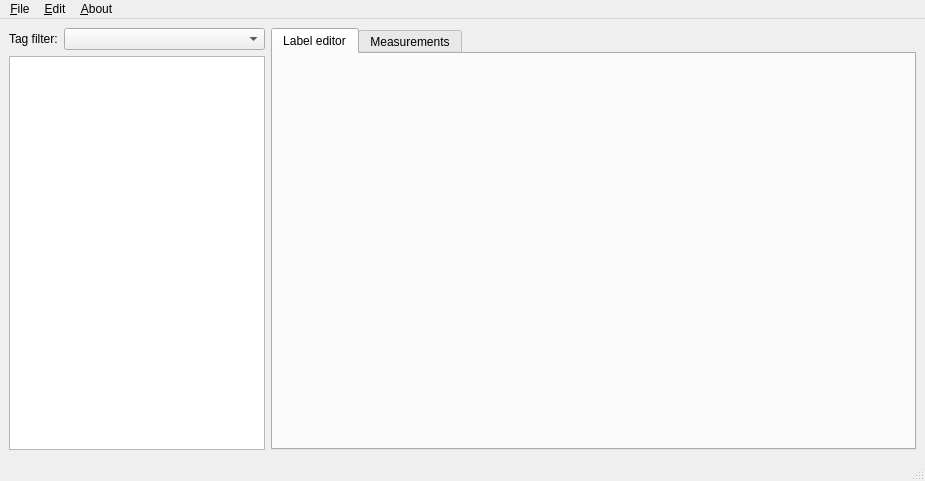
<?xml version="1.0" encoding="UTF-8"?>
<ui version="4.0">
 <class>ArhtropodDescriber</class>
 <widget class="QMainWindow" name="ArhtropodDescriber">
  <property name="geometry">
   <rect>
    <x>0</x>
    <y>0</y>
    <width>925</width>
    <height>481</height>
   </rect>
  </property>
  <property name="windowTitle">
   <string>Arthropod Describer</string>
  </property>
  <widget class="QWidget" name="centralwidget">
   <layout class="QHBoxLayout" name="horizontalLayout">
    <item>
     <layout class="QVBoxLayout" name="imageListLayout">
      <property name="leftMargin">
       <number>0</number>
      </property>
      <item>
       <layout class="QHBoxLayout" name="tagsLayout">
        <property name="topMargin">
         <number>0</number>
        </property>
        <item>
         <widget class="QLabel" name="lblTagFilter">
          <property name="sizePolicy">
           <sizepolicy hsizetype="Maximum" vsizetype="Preferred">
            <horstretch>0</horstretch>
            <verstretch>0</verstretch>
           </sizepolicy>
          </property>
          <property name="text">
           <string>Tag filter:</string>
          </property>
         </widget>
        </item>
        <item>
         <widget class="QComboBox" name="cmbTags">
          <property name="sizePolicy">
           <sizepolicy hsizetype="Preferred" vsizetype="Fixed">
            <horstretch>0</horstretch>
            <verstretch>0</verstretch>
           </sizepolicy>
          </property>
          <property name="currentText">
           <string/>
          </property>
         </widget>
        </item>
       </layout>
      </item>
      <item>
       <widget class="QListView" name="imageListView">
        <property name="sizePolicy">
         <sizepolicy hsizetype="Minimum" vsizetype="Expanding">
          <horstretch>0</horstretch>
          <verstretch>0</verstretch>
         </sizepolicy>
        </property>
        <property name="sizeAdjustPolicy">
         <enum>QAbstractScrollArea::AdjustIgnored</enum>
        </property>
        <property name="selectionMode">
         <enum>QAbstractItemView::MultiSelection</enum>
        </property>
        <property name="verticalScrollMode">
         <enum>QAbstractItemView::ScrollPerPixel</enum>
        </property>
       </widget>
      </item>
     </layout>
    </item>
    <item>
     <widget class="QTabWidget" name="tabWidget">
      <property name="sizePolicy">
       <sizepolicy hsizetype="Expanding" vsizetype="Preferred">
        <horstretch>0</horstretch>
        <verstretch>0</verstretch>
       </sizepolicy>
      </property>
      <property name="currentIndex">
       <number>0</number>
      </property>
      <widget class="QWidget" name="tabLabelEditor">
       <attribute name="title">
        <string>Label editor</string>
       </attribute>
      </widget>
      <widget class="QWidget" name="tabMeasurements">
       <attribute name="title">
        <string>Measurements</string>
       </attribute>
      </widget>
     </widget>
    </item>
   </layout>
  </widget>
  <widget class="QMenuBar" name="menubar">
   <property name="geometry">
    <rect>
     <x>0</x>
     <y>0</y>
     <width>925</width>
     <height>22</height>
    </rect>
   </property>
   <widget class="QMenu" name="menuFile">
    <property name="title">
     <string>&amp;File</string>
    </property>
    <addaction name="actionCreateProject"/>
    <addaction name="actionOpenProject"/>
    <addaction name="actionRecentlyOpened"/>
    <addaction name="separator"/>
    <addaction name="actionSave"/>
    <addaction name="separator"/>
    <addaction name="actionImportPhotos"/>
    <addaction name="separator"/>
    <addaction name="actionOpen_project_folder"/>
    <addaction name="separator"/>
    <addaction name="actionExit"/>
   </widget>
   <widget class="QMenu" name="menuAbout">
    <property name="title">
     <string>&amp;About</string>
    </property>
    <addaction name="actionVersion"/>
   </widget>
   <widget class="QMenu" name="menuEdit">
    <property name="title">
     <string>&amp;Edit</string>
    </property>
    <addaction name="actionUndo"/>
    <addaction name="actionRedo"/>
   </widget>
   <addaction name="menuFile"/>
   <addaction name="menuEdit"/>
   <addaction name="menuAbout"/>
  </widget>
  <widget class="QStatusBar" name="statusbar"/>
  <action name="actionCreateProject">
   <property name="text">
    <string>&amp;New project...</string>
   </property>
   <property name="shortcut">
    <string>Ctrl+N</string>
   </property>
  </action>
  <action name="actionOpenProject">
   <property name="text">
    <string>&amp;Open project...</string>
   </property>
   <property name="shortcut">
    <string>Ctrl+O</string>
   </property>
  </action>
  <action name="actionRecentlyOpened">
   <property name="enabled">
    <bool>false</bool>
   </property>
   <property name="text">
    <string>&amp;Recent projects</string>
   </property>
  </action>
  <action name="actionImportPhotos">
   <property name="enabled">
    <bool>false</bool>
   </property>
   <property name="text">
    <string>&amp;Import photos...</string>
   </property>
   <property name="shortcut">
    <string>Ctrl+I</string>
   </property>
  </action>
  <action name="actionVersion">
   <property name="text">
    <string>&amp;Version</string>
   </property>
  </action>
  <action name="actionUndo">
   <property name="text">
    <string>&amp;Undo</string>
   </property>
   <property name="shortcut">
    <string>Ctrl+Z</string>
   </property>
  </action>
  <action name="actionRedo">
   <property name="text">
    <string>&amp;Redo</string>
   </property>
   <property name="shortcut">
    <string>Ctrl+Y</string>
   </property>
   <property name="shortcutContext">
    <enum>Qt::WindowShortcut</enum>
   </property>
  </action>
  <action name="actionOpen_project_folder">
   <property name="enabled">
    <bool>false</bool>
   </property>
   <property name="text">
    <string>Show project &amp;folder in explorer</string>
   </property>
  </action>
  <action name="actionExit">
   <property name="text">
    <string>E&amp;xit</string>
   </property>
  </action>
  <action name="actionSave">
   <property name="enabled">
    <bool>false</bool>
   </property>
   <property name="text">
    <string>&amp;Save</string>
   </property>
   <property name="shortcut">
    <string>Ctrl+S</string>
   </property>
  </action>
 </widget>
 <resources/>
 <connections/>
</ui>
